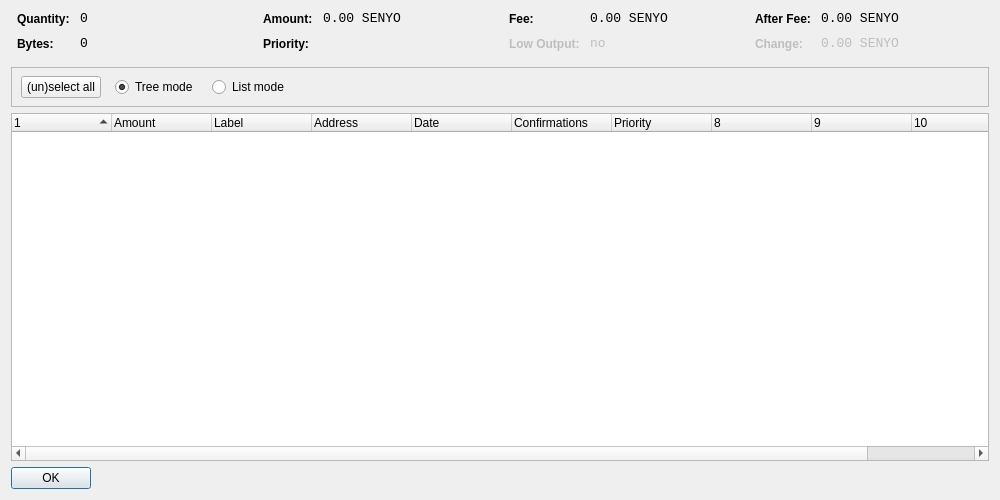
<?xml version="1.0" encoding="UTF-8"?>
<ui version="4.0">
 <class>CoinControlDialog</class>
 <widget class="QDialog" name="CoinControlDialog">
  <property name="geometry">
   <rect>
    <x>0</x>
    <y>0</y>
    <width>1000</width>
    <height>500</height>
   </rect>
  </property>
  <property name="windowTitle">
   <string>Coin Control</string>
  </property>
  <layout class="QVBoxLayout" name="verticalLayout">
   <item>
    <layout class="QHBoxLayout" name="horizontalLayoutTop" stretch="0,0,0,0">
     <property name="topMargin">
      <number>0</number>
     </property>
     <property name="bottomMargin">
      <number>10</number>
     </property>
     <item>
      <layout class="QFormLayout" name="formLayoutCoinControl1">
       <property name="horizontalSpacing">
        <number>10</number>
       </property>
       <property name="verticalSpacing">
        <number>10</number>
       </property>
       <property name="leftMargin">
        <number>6</number>
       </property>
       <property name="rightMargin">
        <number>6</number>
       </property>
       <item row="0" column="0">
        <widget class="QLabel" name="labelCoinControlQuantityText">
         <property name="styleSheet">
          <string notr="true">font-weight:bold;</string>
         </property>
         <property name="text">
          <string>Quantity:</string>
         </property>
        </widget>
       </item>
       <item row="0" column="1">
        <widget class="QLabel" name="labelCoinControlQuantity">
         <property name="font">
          <font>
           <family>Monospace</family>
           <pointsize>10</pointsize>
          </font>
         </property>
         <property name="cursor">
          <cursorShape>IBeamCursor</cursorShape>
         </property>
         <property name="contextMenuPolicy">
          <enum>Qt::ActionsContextMenu</enum>
         </property>
         <property name="text">
          <string notr="true">0</string>
         </property>
         <property name="textInteractionFlags">
          <set>Qt::LinksAccessibleByMouse|Qt::TextSelectableByKeyboard|Qt::TextSelectableByMouse</set>
         </property>
        </widget>
       </item>
       <item row="1" column="0">
        <widget class="QLabel" name="labelCoinControlBytesText">
         <property name="styleSheet">
          <string notr="true">font-weight:bold;</string>
         </property>
         <property name="text">
          <string>Bytes:</string>
         </property>
        </widget>
       </item>
       <item row="1" column="1">
        <widget class="QLabel" name="labelCoinControlBytes">
         <property name="font">
          <font>
           <family>Monospace</family>
           <pointsize>10</pointsize>
          </font>
         </property>
         <property name="cursor">
          <cursorShape>IBeamCursor</cursorShape>
         </property>
         <property name="contextMenuPolicy">
          <enum>Qt::ActionsContextMenu</enum>
         </property>
         <property name="text">
          <string notr="true">0</string>
         </property>
         <property name="textInteractionFlags">
          <set>Qt::LinksAccessibleByMouse|Qt::TextSelectableByKeyboard|Qt::TextSelectableByMouse</set>
         </property>
        </widget>
       </item>
      </layout>
     </item>
     <item>
      <layout class="QFormLayout" name="formLayoutCoinControl2">
       <property name="horizontalSpacing">
        <number>10</number>
       </property>
       <property name="verticalSpacing">
        <number>10</number>
       </property>
       <property name="leftMargin">
        <number>6</number>
       </property>
       <property name="rightMargin">
        <number>6</number>
       </property>
       <item row="0" column="0">
        <widget class="QLabel" name="labelCoinControlAmountText">
         <property name="styleSheet">
          <string notr="true">font-weight:bold;</string>
         </property>
         <property name="text">
          <string>Amount:</string>
         </property>
        </widget>
       </item>
       <item row="0" column="1">
        <widget class="QLabel" name="labelCoinControlAmount">
         <property name="font">
          <font>
           <family>Monospace</family>
           <pointsize>10</pointsize>
          </font>
         </property>
         <property name="cursor">
          <cursorShape>IBeamCursor</cursorShape>
         </property>
         <property name="contextMenuPolicy">
          <enum>Qt::ActionsContextMenu</enum>
         </property>
         <property name="text">
          <string notr="true">0.00 SENYO</string>
         </property>
         <property name="textInteractionFlags">
          <set>Qt::LinksAccessibleByMouse|Qt::TextSelectableByKeyboard|Qt::TextSelectableByMouse</set>
         </property>
        </widget>
       </item>
       <item row="1" column="0">
        <widget class="QLabel" name="labelCoinControlPriorityText">
         <property name="styleSheet">
          <string notr="true">font-weight:bold;</string>
         </property>
         <property name="text">
          <string>Priority:</string>
         </property>
        </widget>
       </item>
       <item row="1" column="1">
        <widget class="QLabel" name="labelCoinControlPriority">
         <property name="font">
          <font>
           <family>Monospace</family>
           <pointsize>10</pointsize>
          </font>
         </property>
         <property name="cursor">
          <cursorShape>IBeamCursor</cursorShape>
         </property>
         <property name="contextMenuPolicy">
          <enum>Qt::ActionsContextMenu</enum>
         </property>
         <property name="text">
          <string/>
         </property>
         <property name="textInteractionFlags">
          <set>Qt::LinksAccessibleByMouse|Qt::TextSelectableByKeyboard|Qt::TextSelectableByMouse</set>
         </property>
        </widget>
       </item>
      </layout>
     </item>
     <item>
      <layout class="QFormLayout" name="formLayoutCoinControl3">
       <property name="horizontalSpacing">
        <number>10</number>
       </property>
       <property name="verticalSpacing">
        <number>10</number>
       </property>
       <property name="leftMargin">
        <number>6</number>
       </property>
       <property name="rightMargin">
        <number>6</number>
       </property>
       <item row="0" column="0">
        <widget class="QLabel" name="labelCoinControlFeeText">
         <property name="styleSheet">
          <string notr="true">font-weight:bold;</string>
         </property>
         <property name="text">
          <string>Fee:</string>
         </property>
        </widget>
       </item>
       <item row="0" column="1">
        <widget class="QLabel" name="labelCoinControlFee">
         <property name="font">
          <font>
           <family>Monospace</family>
           <pointsize>10</pointsize>
          </font>
         </property>
         <property name="cursor">
          <cursorShape>IBeamCursor</cursorShape>
         </property>
         <property name="contextMenuPolicy">
          <enum>Qt::ActionsContextMenu</enum>
         </property>
         <property name="text">
          <string notr="true">0.00 SENYO</string>
         </property>
         <property name="textInteractionFlags">
          <set>Qt::LinksAccessibleByMouse|Qt::TextSelectableByKeyboard|Qt::TextSelectableByMouse</set>
         </property>
        </widget>
       </item>
       <item row="1" column="0">
        <widget class="QLabel" name="labelCoinControlLowOutputText">
         <property name="enabled">
          <bool>false</bool>
         </property>
         <property name="styleSheet">
          <string notr="true">font-weight:bold;</string>
         </property>
         <property name="text">
          <string>Low Output:</string>
         </property>
        </widget>
       </item>
       <item row="1" column="1">
        <widget class="QLabel" name="labelCoinControlLowOutput">
         <property name="enabled">
          <bool>false</bool>
         </property>
         <property name="font">
          <font>
           <family>Monospace</family>
           <pointsize>10</pointsize>
          </font>
         </property>
         <property name="cursor">
          <cursorShape>IBeamCursor</cursorShape>
         </property>
         <property name="contextMenuPolicy">
          <enum>Qt::ActionsContextMenu</enum>
         </property>
         <property name="text">
          <string notr="true">no</string>
         </property>
         <property name="textInteractionFlags">
          <set>Qt::LinksAccessibleByMouse|Qt::TextSelectableByKeyboard|Qt::TextSelectableByMouse</set>
         </property>
        </widget>
       </item>
      </layout>
     </item>
     <item>
      <layout class="QFormLayout" name="formLayoutCoinControl4">
       <property name="horizontalSpacing">
        <number>10</number>
       </property>
       <property name="verticalSpacing">
        <number>10</number>
       </property>
       <property name="leftMargin">
        <number>6</number>
       </property>
       <property name="rightMargin">
        <number>6</number>
       </property>
       <item row="0" column="0">
        <widget class="QLabel" name="labelCoinControlAfterFeeText">
         <property name="styleSheet">
          <string notr="true">font-weight:bold;</string>
         </property>
         <property name="text">
          <string>After Fee:</string>
         </property>
        </widget>
       </item>
       <item row="0" column="1">
        <widget class="QLabel" name="labelCoinControlAfterFee">
         <property name="font">
          <font>
           <family>Monospace</family>
           <pointsize>10</pointsize>
          </font>
         </property>
         <property name="cursor">
          <cursorShape>IBeamCursor</cursorShape>
         </property>
         <property name="contextMenuPolicy">
          <enum>Qt::ActionsContextMenu</enum>
         </property>
         <property name="text">
          <string notr="true">0.00 SENYO</string>
         </property>
         <property name="textInteractionFlags">
          <set>Qt::LinksAccessibleByMouse|Qt::TextSelectableByKeyboard|Qt::TextSelectableByMouse</set>
         </property>
        </widget>
       </item>
       <item row="1" column="0">
        <widget class="QLabel" name="labelCoinControlChangeText">
         <property name="enabled">
          <bool>false</bool>
         </property>
         <property name="styleSheet">
          <string notr="true">font-weight:bold;</string>
         </property>
         <property name="text">
          <string>Change:</string>
         </property>
        </widget>
       </item>
       <item row="1" column="1">
        <widget class="QLabel" name="labelCoinControlChange">
         <property name="enabled">
          <bool>false</bool>
         </property>
         <property name="font">
          <font>
           <family>Monospace</family>
           <pointsize>10</pointsize>
          </font>
         </property>
         <property name="cursor">
          <cursorShape>IBeamCursor</cursorShape>
         </property>
         <property name="contextMenuPolicy">
          <enum>Qt::ActionsContextMenu</enum>
         </property>
         <property name="text">
          <string notr="true">0.00 SENYO</string>
         </property>
         <property name="textInteractionFlags">
          <set>Qt::LinksAccessibleByMouse|Qt::TextSelectableByKeyboard|Qt::TextSelectableByMouse</set>
         </property>
        </widget>
       </item>
      </layout>
     </item>
    </layout>
   </item>
   <item>
    <widget class="QFrame" name="frame">
     <property name="minimumSize">
      <size>
       <width>0</width>
       <height>40</height>
      </size>
     </property>
     <property name="frameShape">
      <enum>QFrame::StyledPanel</enum>
     </property>
     <property name="frameShadow">
      <enum>QFrame::Sunken</enum>
     </property>
     <widget class="QWidget" name="horizontalLayoutWidget">
      <property name="geometry">
       <rect>
        <x>10</x>
        <y>0</y>
        <width>781</width>
        <height>41</height>
       </rect>
      </property>
      <layout class="QHBoxLayout" name="horizontalLayoutPanel" stretch="0,0,0,0,0">
       <property name="spacing">
        <number>14</number>
       </property>
       <item>
        <widget class="QPushButton" name="pushButtonSelectAll">
         <property name="sizePolicy">
          <sizepolicy hsizetype="Maximum" vsizetype="Fixed">
           <horstretch>0</horstretch>
           <verstretch>0</verstretch>
          </sizepolicy>
         </property>
         <property name="text">
          <string>(un)select all</string>
         </property>
        </widget>
       </item>
       <item>
        <widget class="QRadioButton" name="radioTreeMode">
         <property name="sizePolicy">
          <sizepolicy hsizetype="Maximum" vsizetype="Fixed">
           <horstretch>0</horstretch>
           <verstretch>0</verstretch>
          </sizepolicy>
         </property>
         <property name="text">
          <string>Tree mode</string>
         </property>
         <property name="checked">
          <bool>true</bool>
         </property>
        </widget>
       </item>
       <item>
        <widget class="QRadioButton" name="radioListMode">
         <property name="sizePolicy">
          <sizepolicy hsizetype="Maximum" vsizetype="Fixed">
           <horstretch>0</horstretch>
           <verstretch>0</verstretch>
          </sizepolicy>
         </property>
         <property name="text">
          <string>List mode</string>
         </property>
        </widget>
       </item>
       <item>
        <spacer name="horizontalSpacer">
         <property name="orientation">
          <enum>Qt::Horizontal</enum>
         </property>
         <property name="sizeHint" stdset="0">
          <size>
           <width>40</width>
           <height>20</height>
          </size>
         </property>
        </spacer>
       </item>
      </layout>
     </widget>
    </widget>
   </item>
   <item>
    <widget class="CoinControlTreeWidget" name="treeWidget">
     <property name="contextMenuPolicy">
      <enum>Qt::CustomContextMenu</enum>
     </property>
     <property name="sortingEnabled">
      <bool>false</bool>
     </property>
     <property name="columnCount">
      <number>11</number>
     </property>
     <attribute name="headerShowSortIndicator" stdset="0">
      <bool>true</bool>
     </attribute>
     <attribute name="headerStretchLastSection">
      <bool>false</bool>
     </attribute>
     <column>
      <property name="text">
       <string/>
      </property>
     </column>
     <column>
      <property name="text">
       <string>Amount</string>
      </property>
     </column>
     <column>
      <property name="text">
       <string>Label</string>
      </property>
     </column>
     <column>
      <property name="text">
       <string>Address</string>
      </property>
     </column>
     <column>
      <property name="text">
       <string>Date</string>
      </property>
     </column>
     <column>
      <property name="text">
       <string>Confirmations</string>
      </property>
      <property name="toolTip">
       <string>Confirmed</string>
      </property>
     </column>
     <column>
      <property name="text">
       <string>Priority</string>
      </property>
     </column>
     <column>
      <property name="text">
       <string/>
      </property>
     </column>
     <column>
      <property name="text">
       <string/>
      </property>
     </column>
     <column>
      <property name="text">
       <string/>
      </property>
     </column>
     <column>
      <property name="text">
       <string/>
      </property>
     </column>
    </widget>
   </item>
   <item>
    <widget class="QDialogButtonBox" name="buttonBox">
     <property name="sizePolicy">
      <sizepolicy hsizetype="Maximum" vsizetype="Fixed">
       <horstretch>0</horstretch>
       <verstretch>0</verstretch>
      </sizepolicy>
     </property>
     <property name="orientation">
      <enum>Qt::Horizontal</enum>
     </property>
     <property name="standardButtons">
      <set>QDialogButtonBox::Ok</set>
     </property>
    </widget>
   </item>
  </layout>
 </widget>
 <customwidgets>
  <customwidget>
   <class>CoinControlTreeWidget</class>
   <extends>QTreeWidget</extends>
   <header>coincontroltreewidget.h</header>
  </customwidget>
 </customwidgets>
 <resources/>
 <connections/>
</ui>
